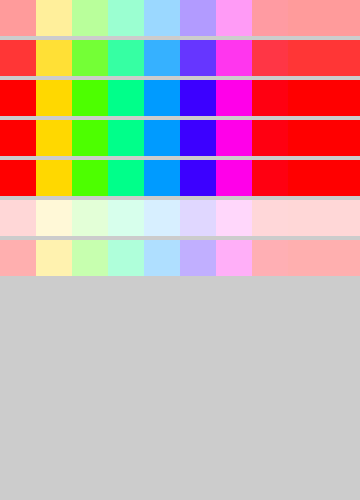
Frame 1 (no input)
Frame 60 (the mouse pressed at the canvas centre just before this capture): identical to frame 1, image omitted
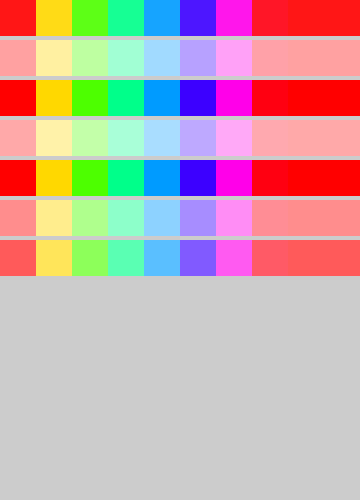
Frame 120 (the mouse held since frame 60 and released just before this capture)

The Processing sketch that drew these frames (run headless with seeded random() and noise(); from frame 60 on, the mouse is pressed at the canvas centre):

// Processing sketch: color_hsb_arrays_random
// ── color_hsb_arrays_random.pde
int[] sat = new int[7];

void setup() {
  size(360, 500);
  colorMode(HSB); // 0-360
  noStroke();

  sat[0] = 100;
  sat[1] = 200;
  sat[2] = 300;
  sat[3] = 320;
  sat[4] = 360;
  sat[5] = 40;
  sat[6] = 80;
}

void draw() {
  for (int s=0; s<sat.length; s++) {
    for (int i=0; i<width; i=i+36) {
      fill(i, sat[s], 360);
      rect(i, s*40, 36, 36);
    }
  }
}

void mousePressed() {
  for (int i=0; i<sat.length; i++) {
    sat[i] = int(random(0, 360));
  }
}
